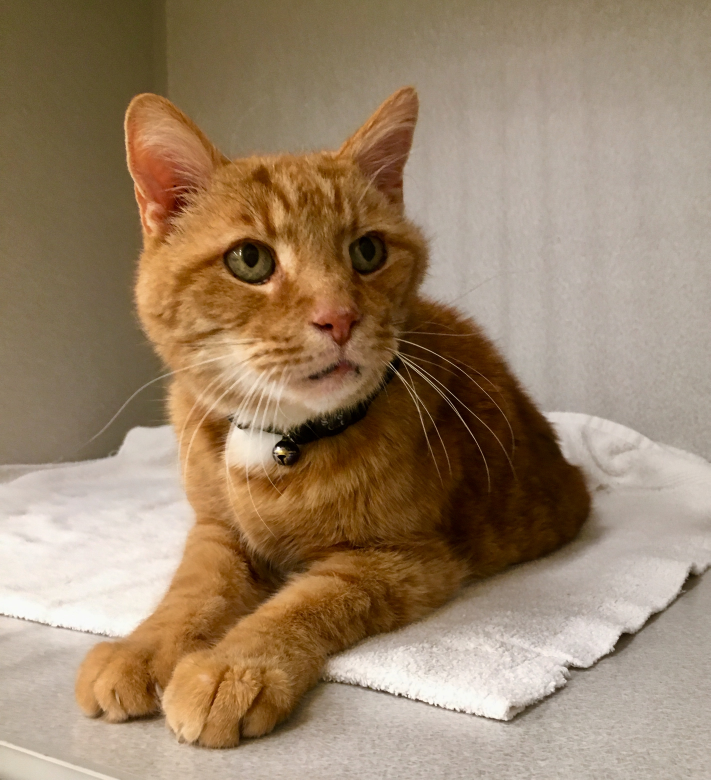
#> input picture cat.jpg, 2841 x 3119 px (shown at 1/4 size)
$ jupyter execute --allow-errors opencv.ipynb
#> lines starting #> are read from the running program, lines starting #| are printed output that depends on the picture; long printed decimals are rounded
install opencv

```sh
pip install opencv-python
pip install opencv-python-headless
pip install opencv-contrib-python
```

[cell 1]
import numpy as np
import cv2
import matplotlib.pyplot as plt
from pathlib import Path

[cell 2]
cv2.__version__

# opencv支持dynamic batch,但放入多张图片但只返回一张图片的结果

shufflenet_v2_x0_5结果不对,不过resnet18结果正常

[cell 3]
# support dynamic batch
dynamic_batch = True

[cell 4]
image_path = "../cat.jpg"
classes_path = "../imagenet_class_index.txt"

[cell 5]
model_path = "../models/shufflenet_v2_x0_5"
if dynamic_batch:
    model_path += "-dynamic_batch"
model_path += ".onnx"
model_path

# load image and preprocess

[cell 6]
image = cv2.imread(image_path)
#> image is the input picture: shape (3119, 2841, 3); mean B, G, R 106.1, 131.9, 155

## BGR2RGB

[cell 7]
image = cv2.cvtColor(src=image, code=cv2.COLOR_BGR2RGB)
plt.imshow(image)

## resize

[cell 8]
print(image.shape)
#| (3119, 2841, 3)
image = cv2.resize(image, (224, 224))  # (width, height)
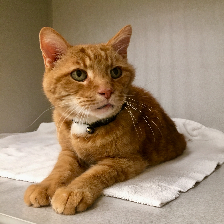
#> image: shape (224, 224, 3); mean R, G, B 154.8, 131.7, 105.9
print(image.shape)
#| (224, 224, 3)

## 归一化

[cell 9]
print(image.min(), image.max())
#| 0 255
image = image.astype(np.float32)
image /= 255.0
print(image.min(), image.max())
#| 0.0 1.0

## 标准化 减去均值,除以标准差

[cell 10]
mean = [0.485, 0.456, 0.406]
std = [0.229, 0.224, 0.225]

[cell 11]
print(image.min(), image.max())
#| 0.0 1.0
image -= mean
image /= std
print(image.min(), image.max())
#| -2.084 2.535

## HWC -> NCHW

[cell 12]
image.shape, image.dtype

[cell 13]
x = np.expand_dims(image.transpose([2, 0, 1]), axis=0)
x.shape
#> Out = (1, 3, 224, 224)

[cell 14]
# 测试动态batch,生成2张图片
if dynamic_batch:
    x = x.repeat(2, axis=0)
x.shape
#> Out = (2, 3, 224, 224)
